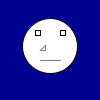
Frame 1 (no input)
Frame 60 (the mouse pressed at the canvas centre just before this capture): identical to frame 1, image omitted
Frame 120 (the mouse held since frame 60 and released just before this capture): identical to frame 1, image omitted

The Processing sketch that drew this single still picture (run headless with seeded random() and noise(); from frame 60 on, the mouse is pressed at the canvas centre):

// Processing sketch: dennis_ComplexShape
// ── dennis_ComplexShape.pde



void setup() {
  background(400, 400);
  ellipse(50, 46, 55, 55);
  rect(35, 30, 5, 5);
  rect(60, 30, 5, 5);
  stroke(126);
  line(40, 60, 60, 60);
  triangle(40, 50, 45, 45, 45, 50);
  
  
  
}



void draw() {
  
  
  
  
  
  
  
  
}
